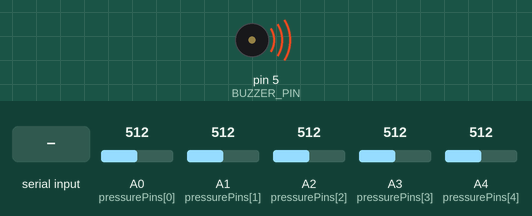
Recording of a sketch running on a simulated Arduino Uno, built with avr-gcc and run on an emulated ATmega328P. Parts: buzzer (waves = sounding). Inputs (shaded band) come from the test bench; at power-on: A0 (pressurePins[0]) = 512, A1 (pressurePins[1]) = 512, A2 (pressurePins[2]) = 512, A3 (pressurePins[3]) = 512, A4 (pressurePins[4]) = 512.

Above: at 1.2 s.
1.3 s: "1" received over the second serial link
At 3.0 s:
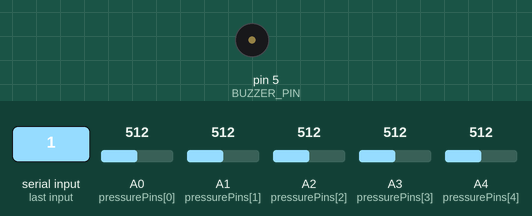
Timing chart, 0 to 4.5 s (numbered marks = the images above; inputs shaded):
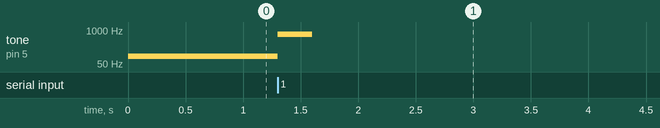

Measured:
- after the input at 1.3 s, tone on pin 5 (BUZZER_PIN): 100 Hz → 700 Hz at once, → silent 0.30 s later

The sketch:

new_helmet_1641.ino
```cpp
#include <SoftwareSerial.h>

#define NUM_PRESSURE_SENSORS 5
#define BUZZER_PIN 5

int pressurePins[NUM_PRESSURE_SENSORS] = {A0, A1, A2, A3, A4};
int pressureValues[NUM_PRESSURE_SENSORS];

SoftwareSerial BTSerial(2, 3); // RX, TX

bool isPaired = false;
bool isBuzzed = false;
bool motorRunning = false;

void setup() {
  Serial.begin(9600);
  BTSerial.begin(9600);
  pinMode(BUZZER_PIN, OUTPUT);
}

void loop() {
  int detectedSensors = 0;
  for (int i = 0; i < NUM_PRESSURE_SENSORS; i++) {
    pressureValues[i] = analogRead(pressurePins[i]);
    if (pressureValues[i] > 100) { // 감지 임계값
      detectedSensors++;
    }
  }

  if (BTSerial.available()) {
    isPaired = true;
  }

  if (isPaired) { //페어링이 됐을 때
    if (detectedSensors >= 3) { //압력센서가 3개 이상 감지됐을 때
      if (!isBuzzed) { // '삐삐삐' 소리를 출력하지 않았을 때
        tone(BUZZER_PIN, 700, 300); // '삐삐삐' 소리
        delay(700);
        isBuzzed = true;
      }
      if (!motorRunning) { //모터가 작동중이 아니라면
        BTSerial.write('G'); // Go signal
        motorRunning = true; //모터 작동시작 시그널
      }
    } else {
      isBuzzed = false; //압력센서가 3개 미만 감지됐을 때
      motorRunning = false; //모터 작동 중지 시그널
      int beepDelay = map(detectedSensors, 0, 2, 200, 1000);
      BTSerial.write('S'); // Slow down signal
      tone(BUZZER_PIN, 300);
      delay(beepDelay);
      noTone(BUZZER_PIN);
      delay(beepDelay);
    }
  } else {
    // 페어링이 끊겼는지 확인
    if (BTSerial.available() == false) {
      tone(BUZZER_PIN, 100); // 지속적인 '삐' 소리
    }
  }
}
```
